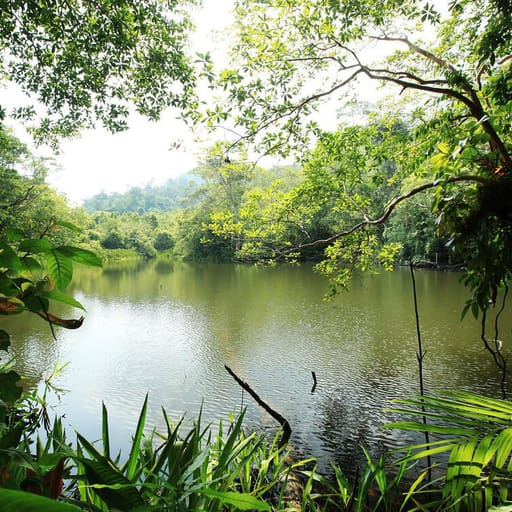
#> input picture image512.jpg, 512 x 512 px
$ jupyter execute task6.ipynb
#> lines starting #> are read from the running program, lines starting #| are printed output that depends on the picture; after the words box and inside, x2 and y2 are one past the last pixel; in counts of white or black regions, pixels touching at a corner belong together
[cell 1]
import numpy as np
import cv2
import matplotlib.pyplot as plt

[cell 2]
def haar_1d(row):
  n = len(row)
  approx = (row[0::2] + row[1::2]) / 2.0
  detail = (row[0::2] - row[1::2]) / 2.0
  return np.concatenate([approx, detail])

[cell 3]
def haar_2d_level(image_block):
  h, w = image_block.shape
  row_transformed = np.zeros_like(image_block, dtype=np.float32)

  for i in range(h):
    row_transformed[i, :] = haar_1d(image_block[i, :])

  col_transformed = np.zeros_like(image_block, dtype=np.float32)
  for j in range(w):
    col_transformed[:, j] = haar_1d(row_transformed[:, j])

  return col_transformed

[cell 4]
image_path = 'image512.jpg'
image = cv2.imread(image_path)
#> image is the input picture: shape (512, 512, 3); mean B, G, R 112.2, 149.4, 135.5
img_gray = cv2.cvtColor(image, cv2.COLOR_BGR2GRAY).astype(np.float32)
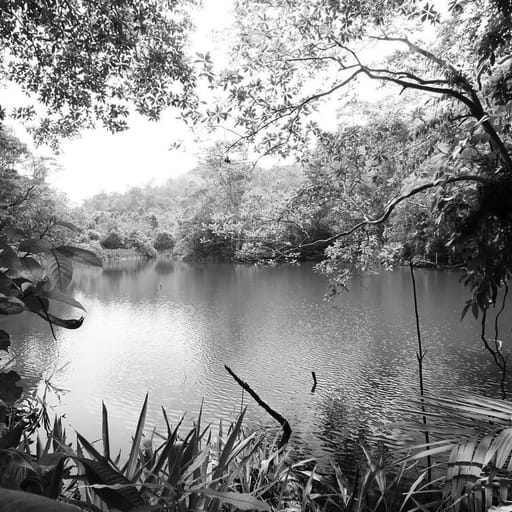
#> img_gray: shape (512, 512) float32; min 0, max 255, mean 141

[cell 5]
h, w = img_gray.shape
#> h = 512; w = 512

[cell 6]
res_step1 = img_gray.copy()
res_step2 = img_gray.copy()
res_step3 = img_gray.copy()

[cell 7]
res_step1 = haar_2d_level(res_step1)
#> after the loop in haar_2d_level, `for i in range(h):`:
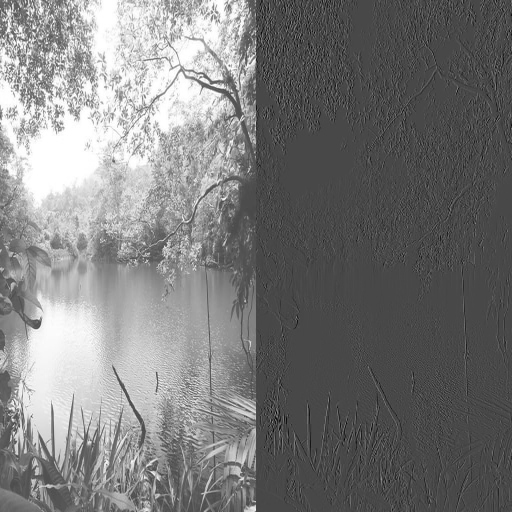
#> row_transformed: shape (512, 512) float32; min -101.5, max 255, mean 70.5; drawn with min black and max white
#> after the loop in haar_2d_level, `for j in range(w):`:
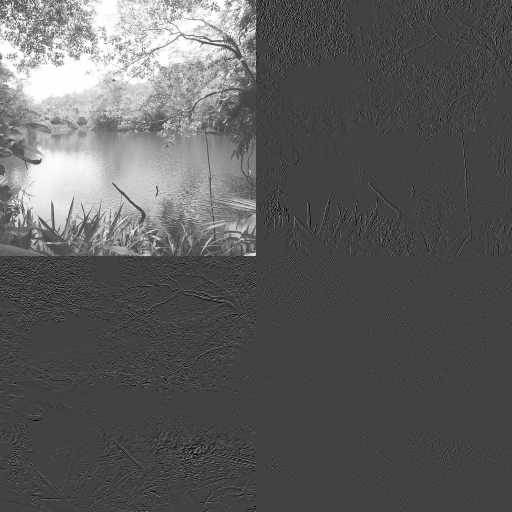
#> col_transformed: shape (512, 512) float32; min -90, max 255, mean 35.3; drawn with min black and max white

curr_h1, curr_w1 = h // 2, w // 2
#> curr_h1 = 256; curr_w1 = 256
res_step2[:h, :w] = res_step1
res_step2[:curr_h1, :curr_w1] = haar_2d_level(res_step2[:curr_h1, :curr_w1])
#> after the loop in haar_2d_level (call 2), `for i in range(h):`:
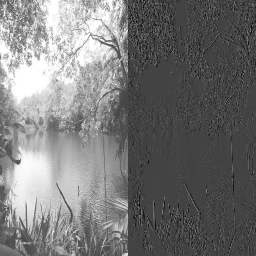
#> row_transformed: shape (256, 256) float32; min -91.25, max 255, mean 70.5; drawn with min black and max white
#> after the loop in haar_2d_level (call 2), `for j in range(w):`:
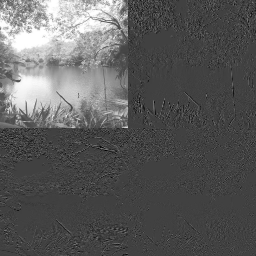
#> col_transformed: shape (256, 256) float32; min -87.81, max 255, mean 35.3; drawn with min black and max white
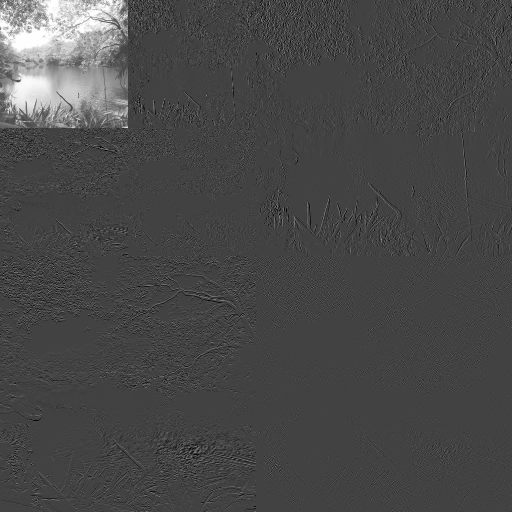
#> res_step2: shape (512, 512) float32; min -90, max 255, mean 8.9; drawn with min black and max white

curr_h2, curr_w2 = h // 4, w // 4
#> curr_h2 = 128; curr_w2 = 128
res_step3[:h, :w] = res_step2
res_step3[:curr_h2, :curr_w2] = haar_2d_level(res_step3[:curr_h2, :curr_w2])
#> after the loop in haar_2d_level (call 3), `for i in range(h):`:
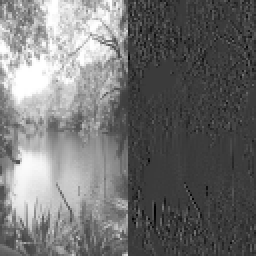
#> row_transformed: shape (128, 128) float32 (shown 2 times larger); min -77.78, max 255, mean 70.6; drawn with min black and max white
#> after the loop in haar_2d_level (call 3), `for j in range(w):`:
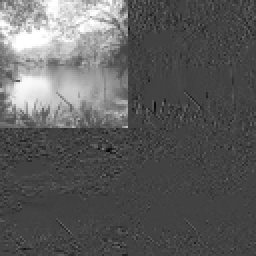
#> col_transformed: shape (128, 128) float32 (shown 2 times larger); min -90.17, max 255, mean 35.3; drawn with min black and max white
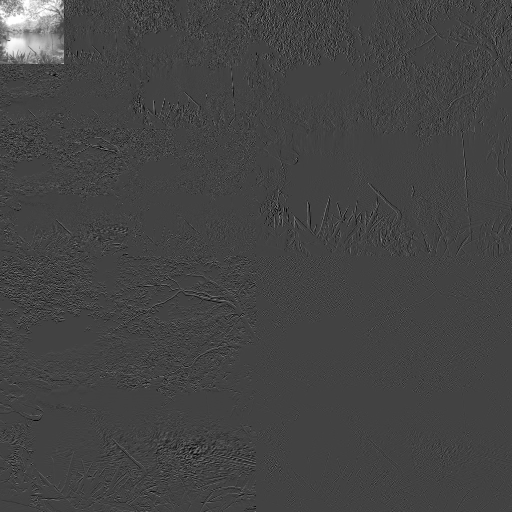
#> res_step3: shape (512, 512) float32; 6.25% of pixels changed, all inside (x1, y1, x2, y2) = (0, 0, 128, 128); drawn with min black and max white

[cell 8]
def normalize_img(img):
    norm = cv2.normalize(
        img, None, alpha=0, beta=255, norm_type=cv2.NORM_MINMAX
    )
    return np.uint8(norm)

[cell 9]
vis_1 = normalize_img(res_step1)
vis_2 = normalize_img(res_step2)
vis_3 = normalize_img(res_step3)

[cell 10]
plt.figure(figsize=(15, 5))

plt.subplot(1, 4, 1)
plt.imshow(img_gray, cmap='gray')
plt.title('Оригинал')

plt.subplot(1, 4, 2)
plt.imshow(vis_1, cmap='gray')
plt.title('1 уровень')

plt.subplot(1, 4, 3)
plt.imshow(vis_2, cmap='gray')
plt.title('2 уровень')

plt.subplot(1, 4, 4)
plt.imshow(vis_3, cmap='gray')
plt.title('3 уровень')

plt.show()

[cell 11]
plt.figure(figsize=(15, 5))

plt.subplot(1, 4, 1)
plt.imshow(img_gray, cmap='gray')
plt.title('Оригинал')

plt.subplot(1, 4, 2)
plt.imshow(vis_1[:256, :256], cmap='gray', vmin=0, vmax=512)
plt.title('1 уровень')

plt.subplot(1, 4, 3)
plt.imshow(vis_2[:128, :128], cmap='gray', vmin=0, vmax=512)
plt.title('2 уровень')

plt.subplot(1, 4, 4)
plt.imshow(vis_3[:64, :64], cmap='gray', vmin=0, vmax=512)
plt.title('3 уровень')

plt.show()
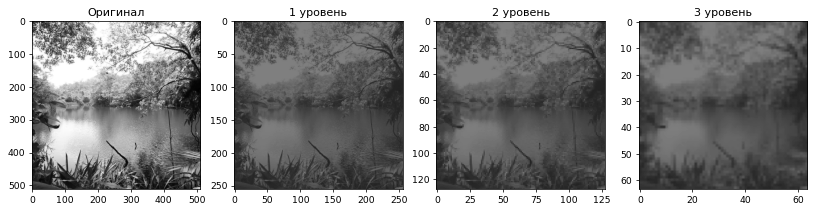
#> figure drawn by matplotlib, 4 panels

$ run again, with sar_3.jpg copied over image512.jpg
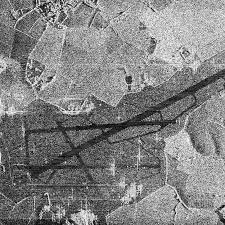
#> input picture sar_3.jpg, 225 x 225 px
#> image is the input picture: shape (225, 225, 3); min 0, max 255, mean 130.6
#> the loop in haar_2d_level, `for i in range(h):` made 1 pass
#> n in haar_1d on pass 1: 225
#> `plt.show()`:
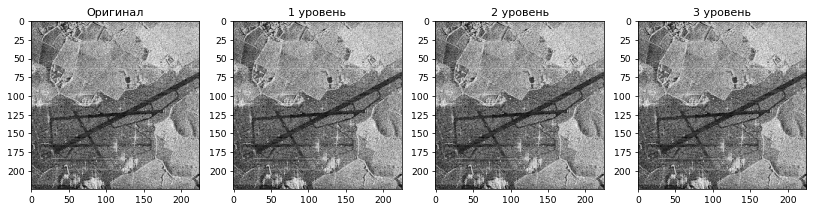
#> figure drawn by matplotlib, 4 panels
#> `plt.show()`:
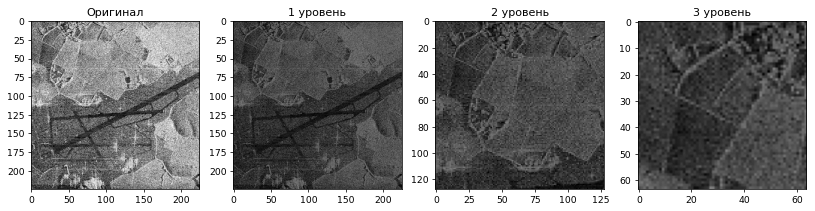
#> figure drawn by matplotlib, 4 panels
